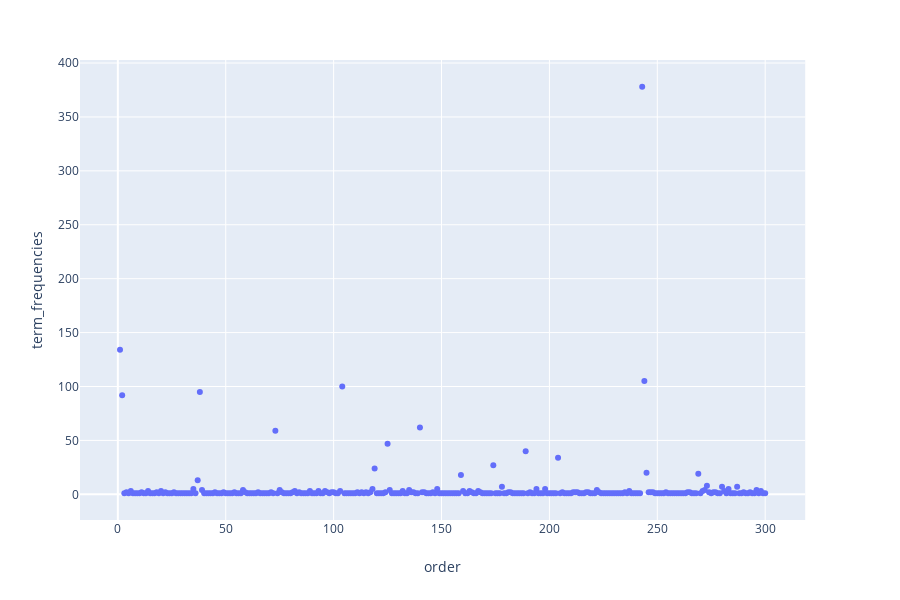

Here is the notebook cell this chart was saved with:
### Markdown cell above
### >>> **Exercise 13 (take home):**
If you want a nicer interactive visualization here, I would encourage you try to install and use plotly to achieve this.

### Code cell
# Answer here
import plotly.express as px

y=term_frequencies[:300]
x=count_vect.get_feature_names()[:300]
order = []
count = 0
for i in count_vect.get_feature_names()[:300]:
    count = count + 1
    order.append(count)

df = pd.DataFrame( {'feature_names': x, 
                    'term_frequencies': y[1],
                    'order': order,
                    'charLen': x_charLen})
#df
fig = px.scatter(df, x="order", y="term_frequencies", hover_name="feature_names")
fig.show()

### Figure 1 — Plotly figure (JSON) as saved in the notebook; plotly's stock layout.template omitted (floating-point values rounded to 4 significant figures; data arrays with more than 128 entries replaced by an {"elided": "..."} marker saying what was removed)
{"data": [{"hoverlabel": {"namelength": 0}, "hovertemplate": "<b>%{hovertext}</b><br><br>order=%{x}<br>term_frequencies=%{y}", "hovertext": {"elided": "300 str values"}, "legendgroup": "", "marker": {"color": "#636efa", "symbol": "circle"}, "mode": "markers", "name": "", "showlegend": false, "type": "scatter", "x": {"elided": "300 int values"}, "xaxis": "x", "y": {"elided": "300 int values"}, "yaxis": "y"}], "layout": {"height": 600, "legend": {"tracegroupgap": 0}, "margin": {"t": 60}, "xaxis": {"anchor": "y", "domain": [0, 0.98], "title": {"text": "order"}}, "yaxis": {"anchor": "x", "domain": [0, 1], "title": {"text": "term_frequencies"}}}}
